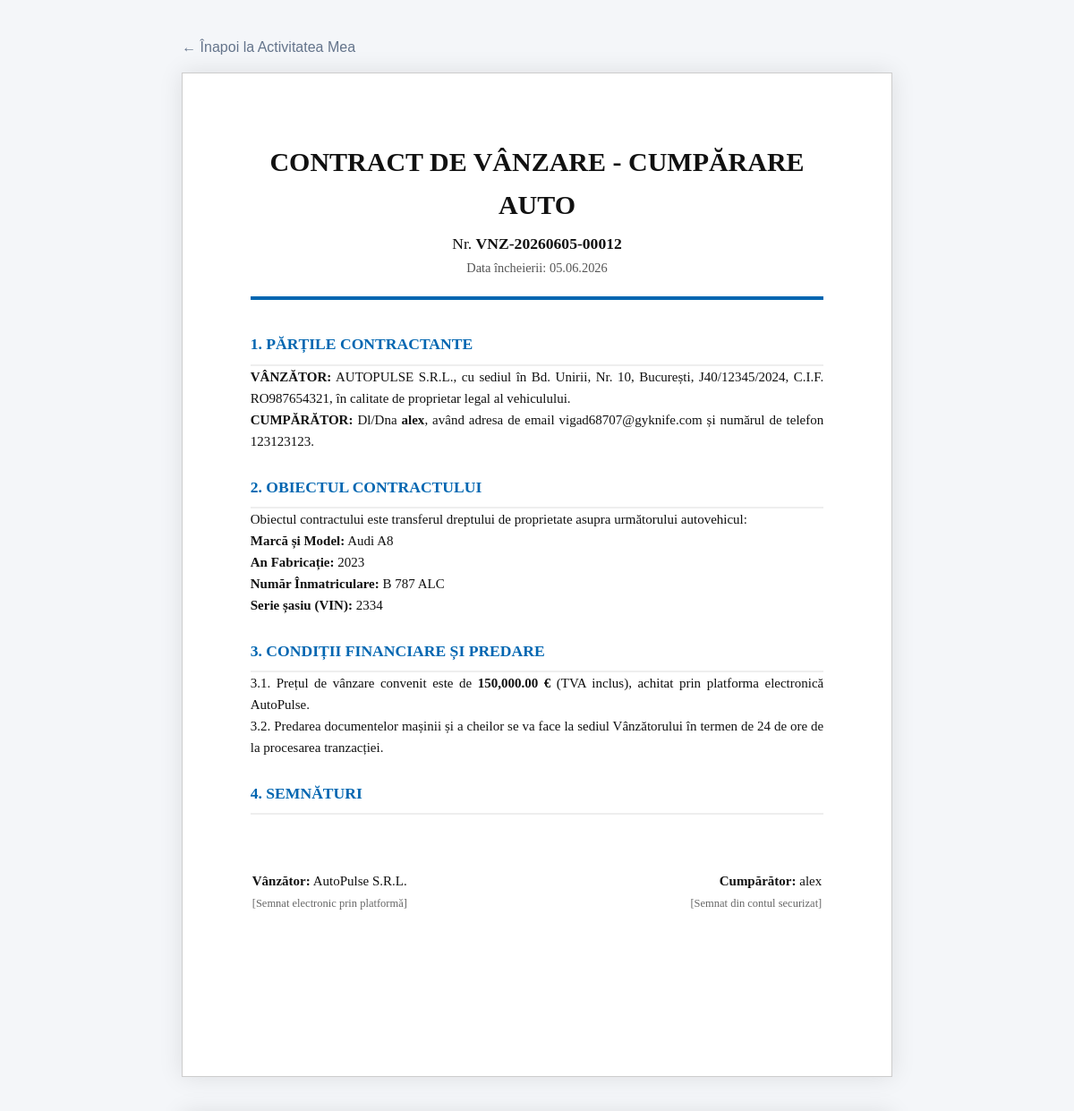
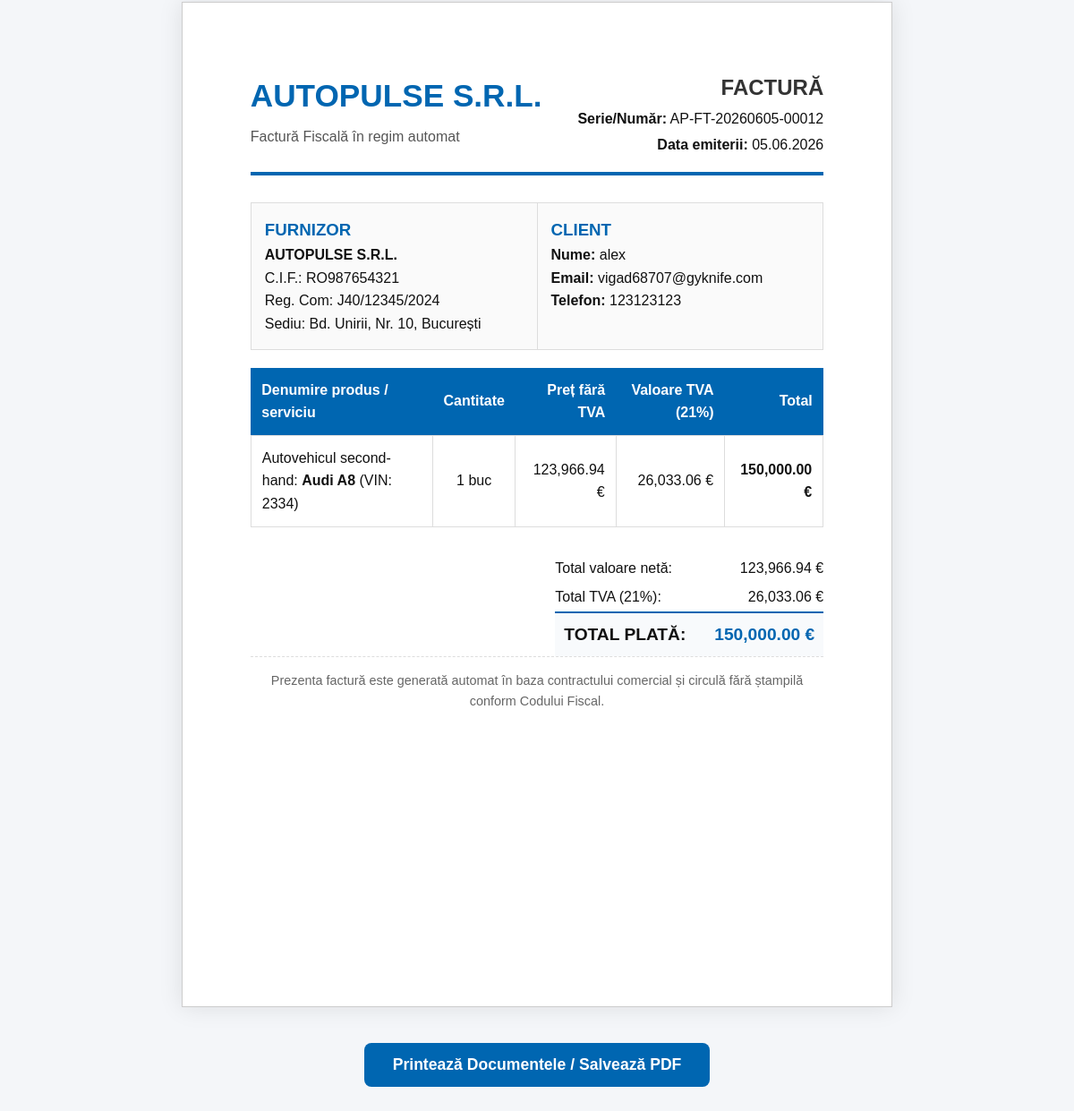
/document-vanzare.php?sale_id=12 (signed in), run on the app's committed database (2 pictures, top to bottom).
### tables this page shows
CREATE TABLE `sales_invoices` (
  `id` int(11) NOT NULL,
  `sale_id` int(11) NOT NULL,
  `user_id` int(11) NOT NULL,
  `car_id` int(11) NOT NULL,
  `invoice_number` varchar(50) NOT NULL,
  `contract_number` varchar(50) NOT NULL,
  `pret_total` decimal(10,2) NOT NULL,
  `baza_impozabila` decimal(10,2) NOT NULL,
  `tva` decimal(10,2) NOT NULL,
  `generated_at` datetime DEFAULT CURRENT_TIMESTAMP
);

CREATE TABLE `sales` (
  `id` int(11) NOT NULL,
  `user_id` int(11) NOT NULL,
  `car_id` int(11) NOT NULL,
  `nume` varchar(100) NOT NULL,
  `telefon` varchar(20) NOT NULL,
  `email` varchar(100) NOT NULL,
  `mesaj` text,
  `sale_date` datetime DEFAULT NULL,
  `price` decimal(10,2) DEFAULT NULL,
  `status` varchar(20) DEFAULT 'finalizat'
);

CREATE TABLE `cars` (
  `id` int(11) NOT NULL,
  `marca` varchar(50) DEFAULT NULL,
  `model` varchar(50) DEFAULT NULL,
  `status` varchar(20) DEFAULT 'disponibil',
  `vizibil` tinyint(1) NOT NULL DEFAULT '1',
  `pret_vanzare` decimal(10,2) DEFAULT '0.00',
  `pret_inchiriere` decimal(10,2) DEFAULT '0.00',
  `vin` varchar(50) DEFAULT NULL,
  `kilometraj` int(11) DEFAULT '0',
  `an` int(11) DEFAULT '2000',
  `combustibil` varchar(20) DEFAULT NULL,
  `transmisie` varchar(20) DEFAULT NULL,
  `numar_inmatriculare` varchar(20) DEFAULT NULL,
  `motorizare` varchar(50) DEFAULT NULL,
  `detalii` text,
  `poza_principala` varchar(255) NOT NULL COMMENT 'Calea către imaginea principală a mașinii (ex: resurse/imagini/masini/...jpg)',
  `putere` varchar(50) DEFAULT NULL,
  `pret_promo` decimal(10,2) DEFAULT NULL
);

### document-vanzare.php (the view, shortened to what this page needs)
<?php
include 'db_connect.php';
$is_admin = isset($_SESSION['admin_loggedin']) && $_SESSION['admin_loggedin'] === true;
$sale_id = (int)$_GET['sale_id'];
if ($is_admin) {
    $stmt = $conn->prepare("
        SELECT si.*, s.nume AS client_nume, s.email AS client_email, s.telefon AS client_telefon,
               c.marca, c.model, c.an, c.numar_inmatriculare, c.vin
        FROM sales_invoices si
        JOIN sales s ON si.sale_id = s.id
        JOIN cars c ON si.car_id = c.id
        WHERE si.sale_id = ?
    ");
    $stmt->bind_param("i", $sale_id);
} else {
    $user_id = (int)$_SESSION['user_id'];
    $stmt = $conn->prepare("
        SELECT si.*, s.nume AS client_nume, s.email AS client_email, s.telefon AS client_telefon,
               c.marca, c.model, c.an, c.numar_inmatriculare, c.vin
        FROM sales_invoices si
        JOIN sales s ON si.sale_id = s.id
        JOIN cars c ON si.car_id = c.id
        WHERE si.sale_id = ? AND si.user_id = ?
    ");
    $stmt->bind_param("ii", $sale_id, $user_id);
}
$stmt->execute();
$date = $stmt->get_result()->fetch_assoc();
$numar_contract_oficial = $date['contract_number'];
$numar_factura_oficial = $date['invoice_number'];
$data_afisare = date('d.m.Y', strtotime($date['generated_at']));
$pret_total = $date['pret_total'];
$baza_impozabila = $date['baza_impozabila'];
$tva = $date['tva'];
?>
<!DOCTYPE html>
<html lang="ro">
<head>
    <link rel="stylesheet" href="resurse/css/general.css?v=<?= time() ?>">
</head>
<body>
<div class="page-container">
    <div class="no-print-zone">
        <a href="rezervari-mele.php" class="btn-back">← Înapoi la Activitatea Mea</a>
    </div>
    <div class="document-page" style="font-family: 'Times New Roman', Times, serif; font-size: 15px; text-align: justify;">
        <div class="contract-header">
            <h1>CONTRACT DE VÂNZARE - CUMPĂRARE AUTO</h1>
            <p style="margin: 5px 0 0 0; font-size: 1.1rem;">Nr. <strong><?= htmlspecialchars($numar_contract_oficial) ?></strong></p>
            <p style="margin: 2px 0 0 0; color: #555; font-size: 0.9rem;">Data încheierii: <?= $data_afisare ?></p>
        </div>
        <h2 class="section-title">1. Părțile Contractante</h2>
        <p><strong>VÂNZĂTOR:</strong> AUTOPULSE S.R.L., cu sediul în Bd. Unirii, Nr. 10, București, J40/12345/2024, C.I.F. RO987654321, în calitate de proprietar legal al vehiculului.</p>
        <p><strong>CUMPĂRĂTOR:</strong> Dl/Dna <strong><?= htmlspecialchars($date['client_nume']) ?></strong>, având adresa de email <?= htmlspecialchars($date['client_email']) ?> și numărul de telefon <?= htmlspecialchars($date['client_telefon'] ?? '-') ?>.</p>
        <h2 class="section-title">2. Obiectul Contractului</h2>
        <p>Obiectul contractului este transferul dreptului de proprietate asupra următorului autovehicul:</p>
        <p><strong>Marcă și Model:</strong> <?= htmlspecialchars($date['marca'] . ' ' . $date['model']) ?></p>
        <p><strong>An Fabricație:</strong> <?= htmlspecialchars($date['an']) ?></p>
        <p><strong>Număr Înmatriculare:</strong> <?= htmlspecialchars($date['numar_inmatriculare'] ?? 'Nespecificat') ?></p>
        <p><strong>Serie șasiu (VIN):</strong> <?= htmlspecialchars($date['vin'] ?? 'Nespecificat') ?></p>
        <h2 class="section-title">3. Condiții Financiare și Predare</h2>
        <p>3.1. Prețul de vânzare convenit este de <strong><?= number_format($pret_total, 2) ?> €</strong> (TVA inclus), achitat prin platforma electronică AutoPulse.</p>
        <p>3.2. Predarea documentelor mașinii și a cheilor se va face la sediul Vânzătorului în termen de 24 de ore de la procesarea tranzacției.</p>
        <h2 class="section-title">4. Semnături</h2>
        <table style="width: 100%; margin-top: 60px; border: none;">
            <tr>
                <td style="border:none; padding: 0;"><strong>Vânzător:</strong> AutoPulse S.R.L.<br><small style="color:#666;">[Semnat electronic prin platformă]</small></td>
                <td style="text-align: right; border:none; padding: 0;"><strong>Cumpărător:</strong> <?= htmlspecialchars($date['client_nume']) ?><br><small style="color:#666;">[Semnat din contul securizat]</small></td>
            </tr>
        </table>
    </div>
    <div class="document-page" style="font-family: Arial, sans-serif;">
        <div style="display: flex; justify-content: space-between; border-bottom: 4px solid #0066b1; padding-bottom: 15px; margin-bottom: 30px;">
            <div>
                <h1 style="margin: 0; color: #0066b1; font-size: 2.2rem;">AUTOPULSE S.R.L.</h1>
                <p style="margin: 5px 0 0 0; color:#555;">Factură Fiscală în regim automat</p>
            </div>
            <div style="text-align: right;">
                <h2 style="margin: 0; color: #333;">FACTURĂ</h2>
                <p style="margin: 3px 0;"><strong>Serie/Număr:</strong> <?= htmlspecialchars($numar_factura_oficial) ?></p>
                <p style="margin: 3px 0;"><strong>Data emiterii:</strong> <?= $data_afisare ?></p>
            </div>
        </div>
        <table class="grid-parti">
            <tr>
                <td>
                    <h3 style="margin-top:0; color:#0066b1;">FURNIZOR</h3>
                    <strong>AUTOPULSE S.R.L.</strong><br>
                    C.I.F.: RO987654321<br>
                    Reg. Com: J40/12345/2024<br>
                    Sediu: Bd. Unirii, Nr. 10, București
                </td>
                <td>
                    <h3 style="margin-top:0; color:#0066b1;">CLIENT</h3>
                    <strong>Nume:</strong> <?= htmlspecialchars($date['client_nume']) ?><br>
                    <strong>Email:</strong> <?= htmlspecialchars($date['client_email']) ?><br>
                    <strong>Telefon:</strong> <?= htmlspecialchars($date['client_telefon'] ?? '-') ?>
                </td>
            </tr>
        </table>
        <table class="tabel-produse">
            <thead>
                <tr>
                    <th>Denumire produs / serviciu</th>
                    <th style="text-align: center;">Cantitate</th>
                    <th style="text-align: right;">Preț fără TVA</th>
                    <th style="text-align: right;">Valoare TVA (21%)</th>
                    <th style="text-align: right;">Total</th>
                </tr>
            </thead>
            <tbody>
                <tr>
                    <td>Autovehicul second-hand: <strong><?= htmlspecialchars($date['marca'] . ' ' . $date['model']) ?></strong> (VIN: <?= htmlspecialchars($date['vin'] ?? 'Nespecificat') ?>)</td>
                    <td style="text-align: center;">1 buc</td>
                    <td style="text-align: right;"><?= number_format($baza_impozabila, 2) ?> €</td>
                    <td style="text-align: right;"><?= number_format($tva, 2) ?> €</td>
                    <td style="text-align: right;"><strong><?= number_format($pret_total, 2) ?> €</strong></td>
                </tr>
            </tbody>
        </table>
        <div style="float: right; width: 300px; margin-top: 30px;">
            <table style="width: 100%; border-collapse: collapse; line-height: 2;">
                <tr>
                    <td>Total valoare netă:</td>
                    <td style="text-align: right;"><?= number_format($baza_impozabila, 2) ?> €</td>
                </tr>
                <tr>
                    <td>Total TVA (21%):</td>
                    <td style="text-align: right;"><?= number_format($tva, 2) ?> €</td>
                </tr>
                <tr style="font-weight: bold; font-size: 1.2rem; border-top: 2px solid #0066b1; background: #f8fafc;">
                    <td style="padding: 5px 10px;">TOTAL PLATĂ:</td>
                    <td style="text-align: right; padding: 5px 10px; color: #0066b1;"><?= number_format($pret_total, 2) ?> €</td>
                </tr>
            </table>
        </div>
        <div style="clear: both; margin-top: 80px; text-align: center; color: #666; font-size: 0.9rem; border-top: 1px dashed #ddd; padding-top: 15px;">
            Prezenta factură este generată automat în baza contractului comercial și circulă fără ștampilă conform Codului Fiscal.
        </div>
    </div>
    <div class="no-print-zone" style="text-align: center; margin-top: 20px; padding-bottom: 40px;">
        <button onclick="window.print()" class="btn-print">Printează Documentele / Salvează PDF</button>
    </div>
</div>
</body>
</html>

### resurse/css/general.css (style rules this page uses)
:root { --bg-dark: #0a0e14; --bg-darker: #05070b; --text-light: #f0f4f8; --accent-blue: #0066b1; --accent-blue-hover: #4599fe; --card-bg: #11151d; --gray: #a0a8b4; --border-subtle:#2a3443; }
* { margin: 0; padding: 0; box-sizing: border-box; }
body { font-family: 'Inter', sans-serif; background: var(--bg-dark); color: var(--text-light); line-height: 1.6; min-height: 100vh; }

### document-vanzare.php (style rules this page uses)
body { background: #f4f6f9; margin: 0; padding: 0; }
.page-container { max-width: 210mm; margin: 40px auto; }
.document-page { background: white; color: #111; padding: 20mm; width: 210mm; height: 297mm; box-sizing: border-box; border: 1px solid #ccc; box-shadow: 0 0 25px rgba(0,0,0,0.1); line-height: 1.6; margin-bottom: 40px; position: relative; page-break-after: always; }
.contract-header { text-align: center; border-bottom: 4px solid #0066b1; padding-bottom: 20px; margin-bottom: 35px; }
.section-title { color: #0066b1; border-bottom: 2px solid #eee; padding-bottom: 8px; margin-top: 25px; font-weight: bold; text-transform: uppercase; font-size: 1.1rem; }
.btn-print { background: #0066b1; color: white; padding: 14px 32px; border: none; border-radius: 8px; font-size: 1.1rem; cursor: pointer; font-weight: 600; }
.btn-back { color: #64748b; text-decoration: none; font-family: sans-serif; font-size: 1rem; display: inline-block; margin-bottom: 15px; }
.grid-parti { width: 100%; border-collapse: collapse; margin: 20px 0; }
.grid-parti td { width: 50%; border: 1px solid #ddd; padding: 15px; vertical-align: top; background: #fafafa; }
.tabel-produse { width: 100%; border-collapse: collapse; margin-top: 20px; }
.tabel-produse th { background: #0066b1; color: white; padding: 12px; text-align: left; }
.tabel-produse td { border: 1px solid #ddd; padding: 12px; }

### data on the page
sales_invoices: contract_number "VNZ-20260605-00012", generated_at "05.06.2026", sale.nume "alex", sale.email "vigad68707@gyknife.com", sale.telefon "123123123", car.model "Audi A8", car.an "2023", car.numar_inmatriculare "B 787 ALC", car.vin "2334", pret_total "150,000.00", invoice_number "AP-FT-20260605-00012", baza_impozabila "123,966.94", tva "26,033.06"
